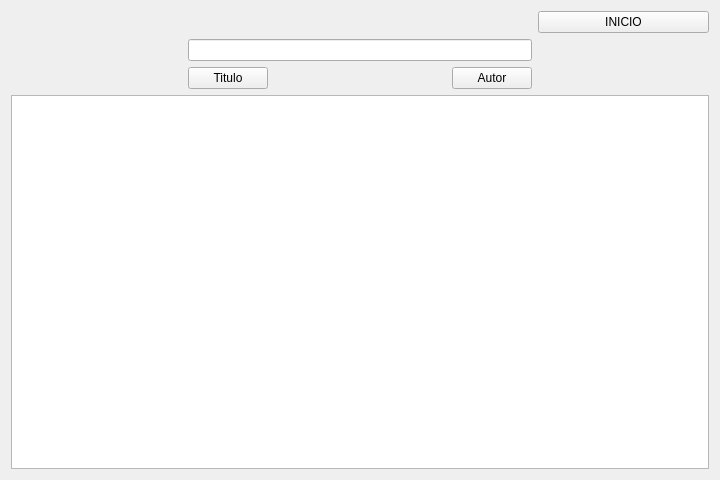
<?xml version="1.0" encoding="UTF-8"?>
<ui version="4.0">
 <class>ModoEstudiante</class>
 <widget class="QWidget" name="ModoEstudiante">
  <property name="geometry">
   <rect>
    <x>0</x>
    <y>0</y>
    <width>720</width>
    <height>480</height>
   </rect>
  </property>
  <property name="windowTitle">
   <string>ESTUDIANTE</string>
  </property>
  <layout class="QGridLayout" name="gridLayout">
   <item row="2" column="2">
    <spacer name="horizontalSpacer_3">
     <property name="orientation">
      <enum>Qt::Horizontal</enum>
     </property>
     <property name="sizeHint" stdset="0">
      <size>
       <width>173</width>
       <height>20</height>
      </size>
     </property>
    </spacer>
   </item>
   <item row="1" column="1" colspan="3">
    <widget class="QLineEdit" name="buscar"/>
   </item>
   <item row="2" column="3">
    <widget class="QPushButton" name="porAutor">
     <property name="cursor">
      <cursorShape>PointingHandCursor</cursorShape>
     </property>
     <property name="text">
      <string>Autor</string>
     </property>
    </widget>
   </item>
   <item row="1" column="4">
    <spacer name="horizontalSpacer_5">
     <property name="orientation">
      <enum>Qt::Horizontal</enum>
     </property>
     <property name="sizeHint" stdset="0">
      <size>
       <width>173</width>
       <height>20</height>
      </size>
     </property>
    </spacer>
   </item>
   <item row="2" column="0">
    <spacer name="horizontalSpacer_2">
     <property name="orientation">
      <enum>Qt::Horizontal</enum>
     </property>
     <property name="sizeHint" stdset="0">
      <size>
       <width>173</width>
       <height>20</height>
      </size>
     </property>
    </spacer>
   </item>
   <item row="1" column="0">
    <spacer name="horizontalSpacer_4">
     <property name="orientation">
      <enum>Qt::Horizontal</enum>
     </property>
     <property name="sizeHint" stdset="0">
      <size>
       <width>173</width>
       <height>20</height>
      </size>
     </property>
    </spacer>
   </item>
   <item row="2" column="1">
    <widget class="QPushButton" name="porTitulo">
     <property name="cursor">
      <cursorShape>PointingHandCursor</cursorShape>
     </property>
     <property name="text">
      <string>Titulo</string>
     </property>
    </widget>
   </item>
   <item row="2" column="4">
    <spacer name="horizontalSpacer_6">
     <property name="orientation">
      <enum>Qt::Horizontal</enum>
     </property>
     <property name="sizeHint" stdset="0">
      <size>
       <width>173</width>
       <height>20</height>
      </size>
     </property>
    </spacer>
   </item>
   <item row="0" column="4">
    <widget class="QPushButton" name="inicio">
     <property name="cursor">
      <cursorShape>PointingHandCursor</cursorShape>
     </property>
     <property name="text">
      <string>INICIO</string>
     </property>
    </widget>
   </item>
   <item row="0" column="0">
    <spacer name="horizontalSpacer">
     <property name="orientation">
      <enum>Qt::Horizontal</enum>
     </property>
     <property name="sizeHint" stdset="0">
      <size>
       <width>173</width>
       <height>20</height>
      </size>
     </property>
    </spacer>
   </item>
   <item row="3" column="0" colspan="5">
    <widget class="QTableWidget" name="tabla">
     <property name="styleSheet">
      <string notr="true"/>
     </property>
    </widget>
   </item>
  </layout>
 </widget>
 <resources/>
 <connections/>
</ui>
